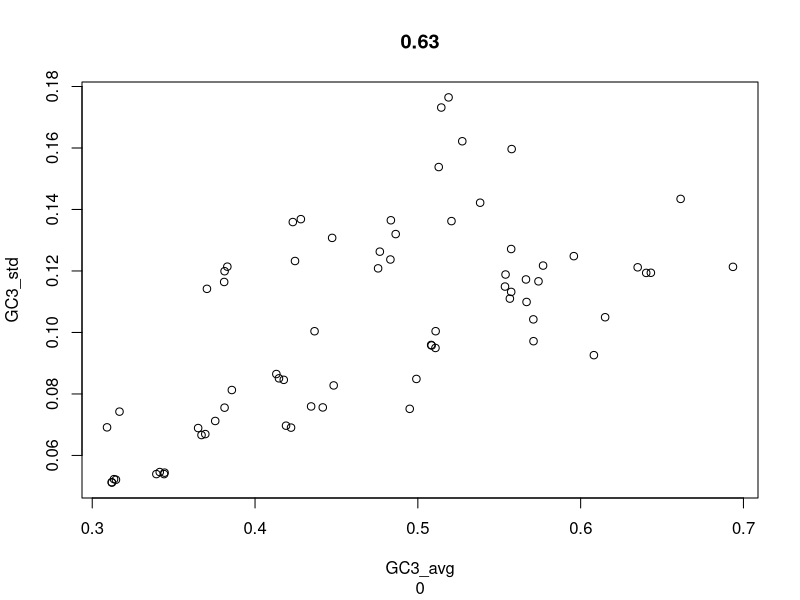

This figure's R source: (Note: this script raises an error after producing the figure.)
#!/usr/bin/Rscript
correlation = function(x, y){
	# function that performs cor.test with the 3 methods
	# and returns the $estimate and the $p.value
	res = NULL
	for(i in c("pearson", "spearman", "kendall")){
		tmp = cor.test(x, y, method=i)
		res = rbind(res, c(tmp$estimate, tmp$p.value))
	}
	rownames(res) = c("pearson", "spearman", "kendall")
	colnames(res) = c("coefficient", "pvalue")
	return(round(res, 5))
}

args = commandArgs(TRUE)

buc = read.table("../final_output_2.txt", sep="\t", header=T)
bio = read.csv("../life_history_traits.csv")
biobuc = merge(bio,buc, by.x="focal", by.y="dataset")

popphyl = which(biobuc$source == "This study")
biobuc = biobuc[popphyl, ]

attach(biobuc)
names(biobuc)

# plot 1: %GC3_avg, %GC3_std
plot(GC3_avg, GC3_std, sub=round(cor.test(GC3_avg, GC3_std)$p.val, 5), main=round(cor.test(GC3_avg, GC3_std)$estimate, 5))

# plot 2: log(juvenile's size), correlation(ENc' ~ expression)
plot(log(juvSize), r_expression_ENcP, sub=round(cor.test(log(juvSize), r_expression_ENcP)$p.val, 5), main=(round(cor.test(log(juvSize), r_expression_ENcP)$estimate^2, 5)))
text(log(juvSize), r_expression_ENcP, sub=cor.test(log(juvSize), r_expression_ENcP)$p.val, main=(cor.test(log(juvSize), r_expression_ENcP)$estimate)^2, focal)

# plot 3: piS, correlation(ENc' ~ expression)
plot(piS, r_expression_ENcP, sub=round(cor.test(piS, r_expression_ENcP)$p.val, 5), main=(round(cor.test(piS, r_expression_ENcP)$estimate^2, 5)))
text(log(piS), r_expression_ENcP, sub=cor.test(log(piS), r_expression_ENcP)$p.val, main=cor.test(log(piS), r_expression_ENcP)$estimate, focal)

# plot 4-a: longevity, correlation(ENc' ~ expression)
plot(log(longevity), r_expression_ENcP, sub=round(cor.test(log(longevity), r_expression_ENcP)$p.val, 5), main=(round(cor.test(log(longevity), r_expression_ENcP, method="kendall")$estimate^2, 5)), bg='grey60', pch=21, cex=1.5)
abline(lm(r_expression_ENcP~log(longevity)), col='red')

# plot 4-b:
inver = which(biobuc$taxonomy1=="invertebrate")
ver = which(biobuc$taxonomy1=="vertebrate")

dark = grey(0.2)
green = rgb(0, 1, 0, 0.75)
red = rgb(1, 0, 0, 0.75)
diam = 1.25 # diametre of the points

plot(log(longevity), r_expression_ENcP, col="white", xlab = "log(longevity)", ylab = "cor (gene expression, ENc')", main="", cex.lab = 1.25, cex.axis = 1.2)
points(log(longevity)[ver], r_expression_ENcP[ver], pch = 21, col = dark, bg = green, cex = diam)
points(log(longevity)[inver], r_expression_ENcP[inver], pch = 21, col = dark, bg = red, cex = diam)

legend("bottomright", c("vertebrate", "invertebrate"), pch=21, col = dark, cex = diam, pt.bg = c(green, red))

dev.print(pdf,'../figures/longevityBuc.pdf')

